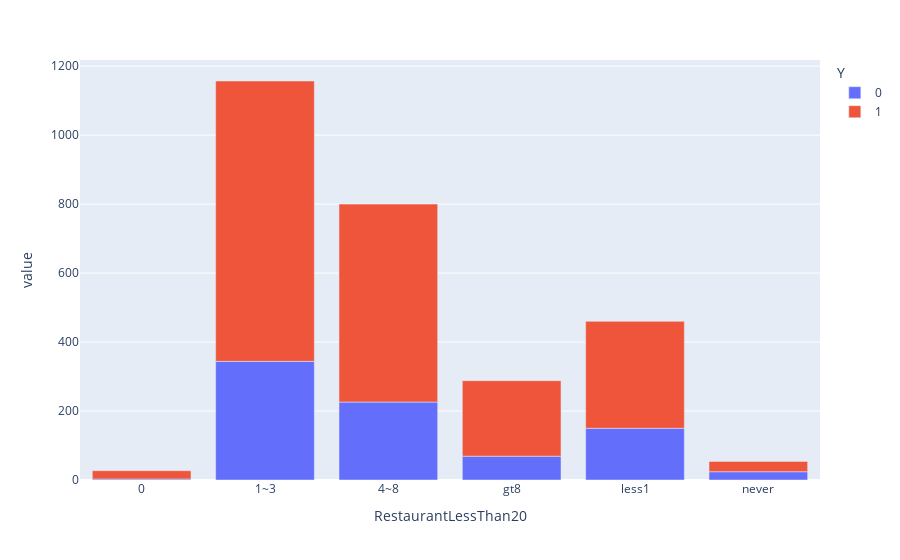

Notebook code for this chart:
### Markdown cell above
Lets look at distance to destination and coupon acceptance. According to data, the distance to destination of greater than 5 minutes had a combined acceptance rate 100% (with 78% of that in the "opposite" direction). Distance to destination greater than 15 minutes had a combined acceptance rate of 56% (with 90% of that in the "opposite" direction). Lastly, Distance to destination greater than 25 minutes had a combined acceptance rate of 12% (with 100% of that in the "opposite" direction).

CONCLUSION: We can conclude that distance to destination has a negative affect on coupon acceptance and a far MAJORITY of the acceptance occurred in the OPPOSITE direction.

The OPPOSITE direction phenomenon should be further investigated!

### Code cell
res20 = data[data['coupon'] == "Restaurant(<20)"]
px.bar(pd.crosstab(res20['RestaurantLessThan20'], res20['Y']))

### Figure 1 — Plotly figure (JSON) as saved in the notebook; plotly's stock layout.template omitted (floating-point values rounded to 4 significant figures)
{"data": [{"alignmentgroup": "True", "hovertemplate": "Y=0<br>RestaurantLessThan20=%{x}<br>value=%{y}<extra></extra>", "legendgroup": "0", "marker": {"color": "#636efa", "pattern": {"shape": ""}}, "name": "0", "offsetgroup": "0", "orientation": "v", "showlegend": true, "textposition": "auto", "type": "bar", "x": [0, "1~3", "4~8", "gt8", "less1", "never"], "xaxis": "x", "y": [3, 344, 226, 69, 150, 24], "yaxis": "y"}, {"alignmentgroup": "True", "hovertemplate": "Y=1<br>RestaurantLessThan20=%{x}<br>value=%{y}<extra></extra>", "legendgroup": "1", "marker": {"color": "#EF553B", "pattern": {"shape": ""}}, "name": "1", "offsetgroup": "1", "orientation": "v", "showlegend": true, "textposition": "auto", "type": "bar", "x": [0, "1~3", "4~8", "gt8", "less1", "never"], "xaxis": "x", "y": [24, 813, 574, 219, 310, 30], "yaxis": "y"}], "layout": {"barmode": "relative", "legend": {"title": {"text": "Y"}, "tracegroupgap": 0}, "margin": {"t": 60}, "xaxis": {"anchor": "y", "domain": [0, 1], "title": {"text": "RestaurantLessThan20"}}, "yaxis": {"anchor": "x", "domain": [0, 1], "title": {"text": "value"}}}}
